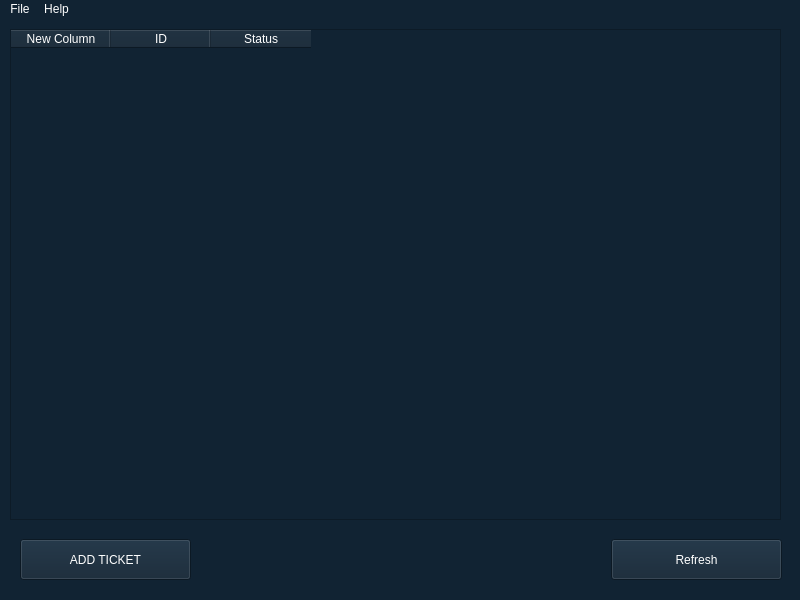
<?xml version="1.0" encoding="UTF-8"?>
<ui version="4.0">
 <class>MainWindow</class>
 <widget class="QMainWindow" name="MainWindow">
  <property name="geometry">
   <rect>
    <x>0</x>
    <y>0</y>
    <width>800</width>
    <height>600</height>
   </rect>
  </property>
  <property name="windowTitle">
   <string>MainWindow</string>
  </property>
  <property name="styleSheet">
   <string notr="true">background-color: rgb(17, 35, 51);
color: White;</string>
  </property>
  <widget class="QWidget" name="centralwidget">
   <widget class="QTableWidget" name="ticket_table">
    <property name="geometry">
     <rect>
      <x>10</x>
      <y>10</y>
      <width>771</width>
      <height>491</height>
     </rect>
    </property>
    <column>
     <property name="text">
      <string>New Column</string>
     </property>
    </column>
    <column>
     <property name="text">
      <string>ID</string>
     </property>
    </column>
    <column>
     <property name="text">
      <string>Status</string>
     </property>
    </column>
   </widget>
   <widget class="QPushButton" name="add_ticket_btn">
    <property name="geometry">
     <rect>
      <x>20</x>
      <y>520</y>
      <width>171</width>
      <height>41</height>
     </rect>
    </property>
    <property name="text">
     <string>ADD TICKET</string>
    </property>
   </widget>
   <widget class="QPushButton" name="refresh_btn">
    <property name="geometry">
     <rect>
      <x>611</x>
      <y>520</y>
      <width>171</width>
      <height>41</height>
     </rect>
    </property>
    <property name="text">
     <string>Refresh</string>
    </property>
   </widget>
  </widget>
  <widget class="QMenuBar" name="menubar">
   <property name="geometry">
    <rect>
     <x>0</x>
     <y>0</y>
     <width>800</width>
     <height>24</height>
    </rect>
   </property>
   <widget class="QMenu" name="menuFile">
    <property name="title">
     <string>File</string>
    </property>
   </widget>
   <widget class="QMenu" name="menuHelp">
    <property name="title">
     <string>Help</string>
    </property>
   </widget>
   <addaction name="menuFile"/>
   <addaction name="menuHelp"/>
  </widget>
 </widget>
 <resources/>
 <connections/>
</ui>
